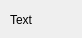
<?xml version="1.0" encoding="UTF-8"?>
<ui version="4.0">
 <class>LedLabel</class>
 <widget class="QWidget" name="ledLabel">
  <property name="geometry">
   <rect>
    <x>0</x>
    <y>0</y>
    <width>82</width>
    <height>38</height>
   </rect>
  </property>
  <property name="windowTitle">
   <string>Form</string>
  </property>
  <widget class="QWidget" name="layoutWidget">
   <property name="geometry">
    <rect>
     <x>10</x>
     <y>10</y>
     <width>64</width>
     <height>19</height>
    </rect>
   </property>
   <layout class="QHBoxLayout" name="horizontalLayout">
    <item>
     <widget class="QLabel" name="labText">
      <property name="text">
       <string>Text</string>
      </property>
     </widget>
    </item>
    <item>
     <widget class="QLabel" name="labLED">
      <property name="frameShadow">
       <enum>QFrame::Raised</enum>
      </property>
      <property name="text">
       <string/>
      </property>
     </widget>
    </item>
   </layout>
  </widget>
 </widget>
 <resources/>
 <connections/>
</ui>
